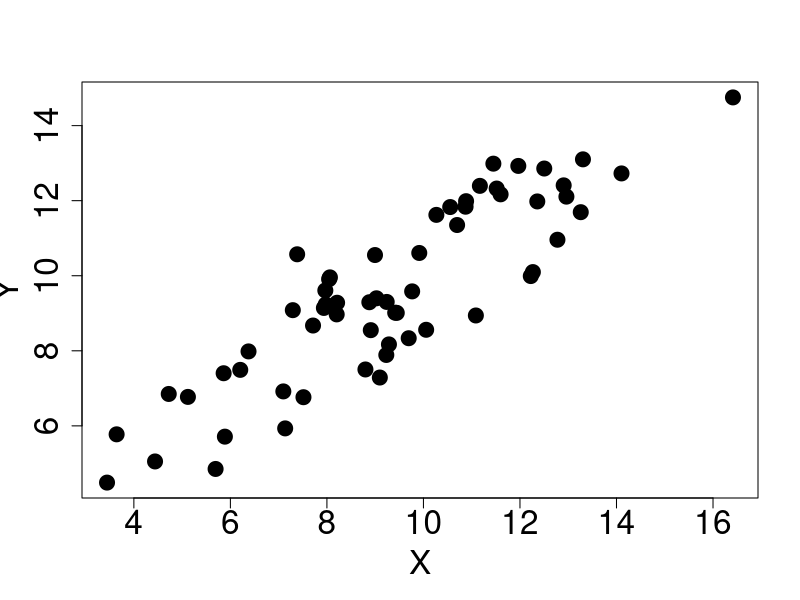
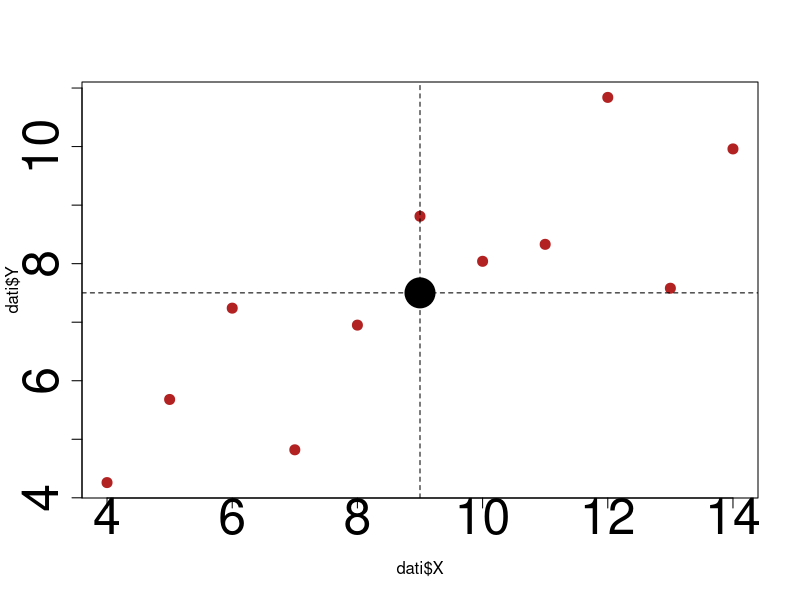
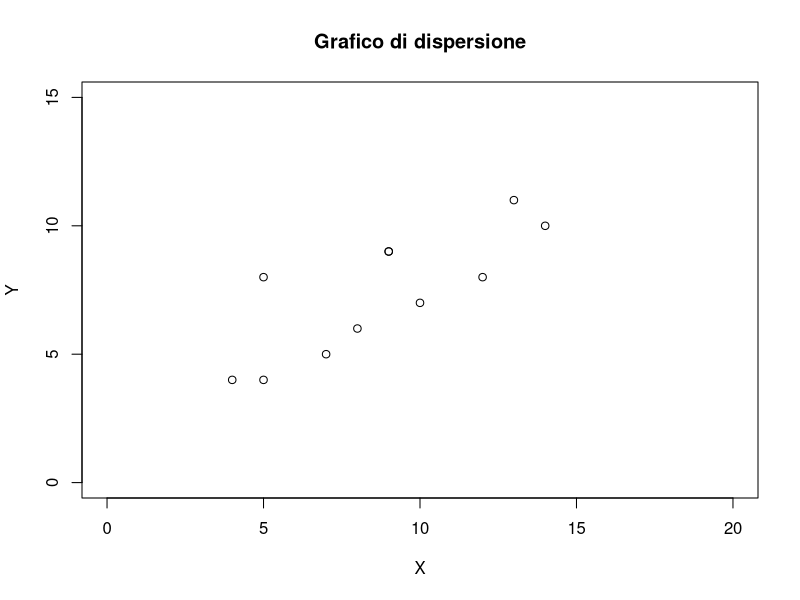
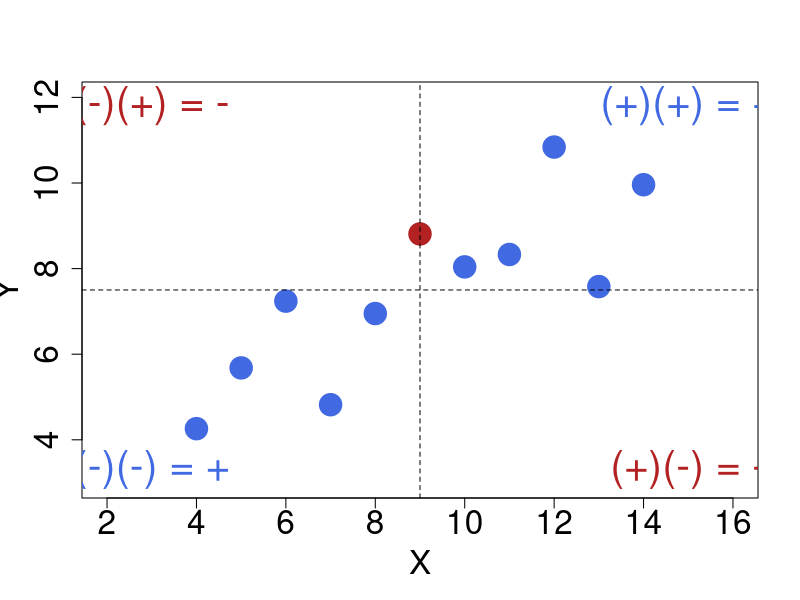
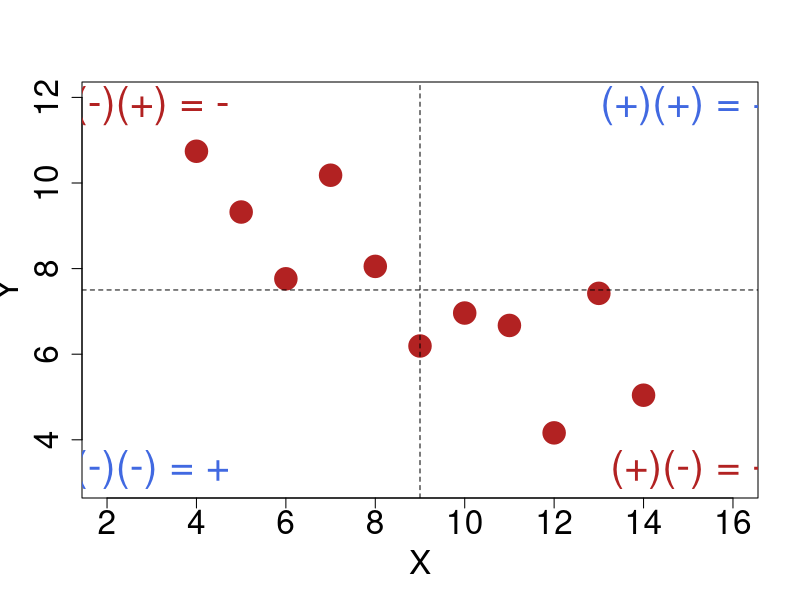
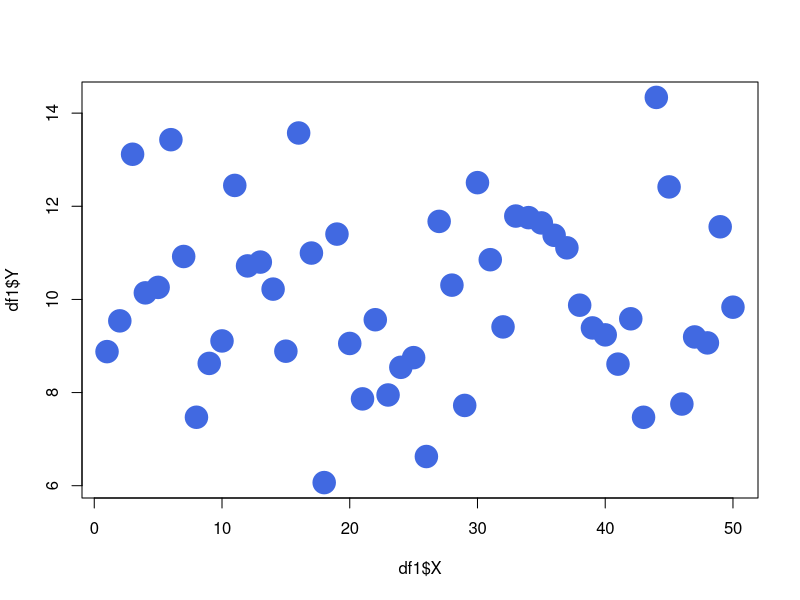
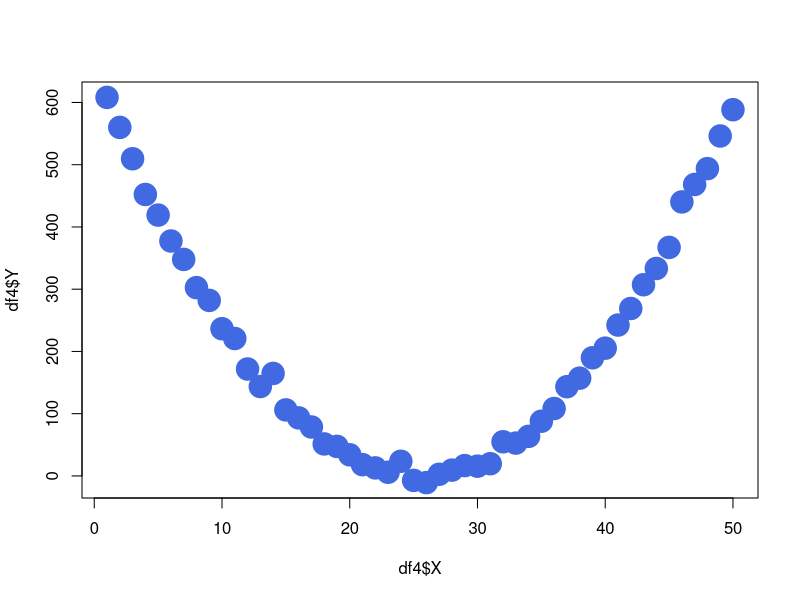
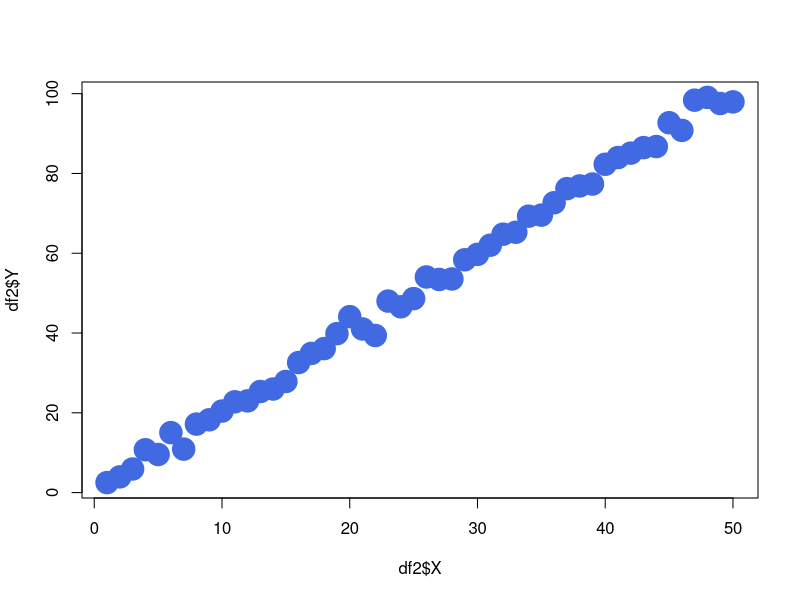

Recreate these plots in R, in order. (Note: this script raises an error after producing the figures.)
## ---- chunk 1
#| echo: false
#| out-width: 45%
#| fig-align: center
set.seed(10)
xr <- rnorm(60, 10, 3)
yr <- 2 + 0.8 * xr + rnorm(60, 0, 1.2)
plot(xr, yr, pch = 19, cex = 2, xlab = "X", ylab = "Y",
     cex.axis = 2, cex.lab = 2)
## ---- chunk 2
#| echo: false
dati <- data.frame(
  X = c(10, 8, 13, 9, 11, 14, 6, 4, 12, 7, 5),
  Y = c(8.04, 6.95, 7.58, 8.81, 8.33, 9.96, 7.24, 4.26, 10.84, 4.82, 5.68)
)

## ---- chunk 3
#| echo:  false
#| fig-cap: Grafico a dispersione delle variabili X e Y
#| fig-align: center
plot(dati$X, dati$Y, cex = 2, cex.axis =3, pch = 20, col = "firebrick")
abline(v = mean(dati$X), lty=2)
abline(h = mean(dati$Y), lty=2)
points(mean(dati$X), mean(dati$Y), pch=19, cex = 4)
## ---- chunk 4
#| echo: false
dati

## ---- chunk 5
#| out-width: 60%
#| fig-align: center
X <- c(9,8,12,9,10,14,5,4,13,7,5)
Y <- c(9,6,8,9,7,10,8,4,11,5,4)
plot(X,Y,main="Grafico di dispersione", xlim=c(0,20),ylim=c(0,15))
## ---- chunk 6
#| echo: false
#| out-width: 100%
#| fig-align: center
prod_scarti <- (dati$X - mean(dati$X)) * (dati$Y - mean(dati$Y))
plot(dati$X, dati$Y, pch = 19, cex = 3,
     col = ifelse(prod_scarti > 0, "royalblue", "firebrick"),
     xlab = "X", ylab = "Y", cex.axis = 2, cex.lab = 2,
     xlim = c(2, 16), ylim = c(3, 12))
abline(v = mean(dati$X), lty = 2)
abline(h = mean(dati$Y), lty = 2)
text(15, 11.8, "(+)(+) = +", cex = 2.5, col = "royalblue")
text(3, 3.3, "(-)(-) = +", cex = 2.5, col = "royalblue")
text(3, 11.8, "(-)(+) = -", cex = 2.5, col = "firebrick")
text(15, 3.3, "(+)(-) = -", cex = 2.5, col = "firebrick")
## ---- chunk 7
#| echo: false
#| out-width: 100%
#| fig-align: center
dati_neg <- data.frame(X = dati$X, 
                       Y = 2 * mean(dati$Y) - dati$Y)   # Y specchiata attorno alla media

prod_scarti_neg <- (dati_neg$X - mean(dati_neg$X)) * (dati_neg$Y - mean(dati_neg$Y))
plot(dati_neg$X, dati_neg$Y, pch = 19, cex = 3,
     col = ifelse(prod_scarti_neg > 0, "royalblue", "firebrick"),
     xlab = "X", ylab = "Y", cex.axis = 2, cex.lab = 2,
     xlim = c(2, 16), ylim = c(3, 12))
abline(v = mean(dati_neg$X), lty = 2)
abline(h = mean(dati_neg$Y), lty = 2)
text(15, 11.8, "(+)(+) = +", cex = 2.5, col = "royalblue")
text(3, 3.3, "(-)(-) = +", cex = 2.5, col = "royalblue")
text(3, 11.8, "(-)(+) = -", cex = 2.5, col = "firebrick")
text(15, 3.3, "(+)(-) = -", cex = 2.5, col = "firebrick")
## ---- chunk 8
#| echo: false

set.seed(123)  # per riproducibilità

# --- dataset 1: cov ~ 0 (indipendenti con rumore) ---
X1 <- 1:50
Y1 <- rnorm(length(X1), mean = 10, sd = 2)
df1 <- data.frame(X = X1, Y = Y1)

# --- dataset 2: cov > 0 (relazione positiva + rumore) ---
X2 <- X1
Y2 <- 2*X2 + rnorm(length(X1), mean = 0, sd = 2)
df2 <- data.frame(X = X2, Y = Y2)

# --- dataset 3: cov < 0 (relazione negativa + rumore) ---
X3 <- X1
Y3 <- -1.5*X3 + rnorm(length(X1), mean = 0, sd = 10)
df3 <- data.frame(X = X3, Y = Y3)

# --- dataset 4: cov ~ 0 ma relazione NON lineare ---
X4 <- X1
Y4 <- (X4 - mean(X4))^2 + rnorm(length(X1), mean = 0, sd = 10)  # parabola con rumore
df4 <- data.frame(X = X4, Y = Y4)

# Visualizzo i dataframe e le covarianze campionarie
mycov = list(
  df1 = df1,
  cov_df1 = cov(df1$X, df1$Y),
  df2 = df2,
  cov_df2 = cov(df2$X, df2$Y),
  df3 = df3,
  cov_df3 = cov(df3$X, df3$Y),
  df4 = df4,
  cov_df4 = cov(df4$X, df4$Y)
)
## ---- chunk 9
#| echo: false
#| layout-ncol: 2
#| layout-nrow: 2
#| label: fig-CovExamples
#| out-width: 60%
#| fig-cap: "Covarianza"
#| fig-subcap:
#|   - "Cov = 0"
#|   - "Cov = 0"
#|   - "Cov > 0"
#|   - "Cov < 0"

plot(df1$X, df1$Y, pch = 19, col = "royalblue", cex = 3)
plot(df4$X, df4$Y, pch = 19, col = "royalblue", cex = 3)
plot(df2$X, df2$Y, pch = 19, col = "royalblue", cex = 3)
plot(df3$X, df3$Y, pch = 19, col = "royalblue", cex = 3)
## ---- chunk 10
#| echo: false
bimbo <- data.frame(eta = c(3, 6, 9, 12, 24, 36),
                    peso = c(6, 8, 9, 10, 13, 20))
## ---- chunk 11
#| echo: false
bimbo
## ---- chunk 12
#| echo: false
#| fig-cap: Grafico a dispersione
plot(bimbo$eta, bimbo$peso, pch = 19, cex = 3,
     xlab = "Età (mesi)", ylab = "Peso (kg)", cex.lab = 2, cex.axis = 2)
abline(v = mean(bimbo$eta), lty = 2)
abline(h = mean(bimbo$peso), lty = 2)
## ---- chunk 13
#| echo: false
calcolo <- data.frame(x = bimbo$eta, y = bimbo$peso,
                      sx = bimbo$eta - mean(bimbo$eta),
                      sy = bimbo$peso - mean(bimbo$peso))
calcolo$prodotto <- calcolo$sx * calcolo$sy
colnames(calcolo) <- c("x", "y", "x - media(x)", "y - media(y)", "prodotto")
calcolo
## ---- chunk 14
X <- c(9,8,12,9,10,14,5,4,13,7,5)
Y <- c(9,6,8,9,7,10,8,4,11,5,4)
Z <- -Y
cov(X,Y)
cov(X,Z)
cov(bimbo$eta, bimbo$peso)
## ---- chunk 15
#| echo: false
#| fig-align: center
#| out-width: 100%
set.seed(2)
xx <- seq(1, 20, length.out = 30)
par(mfrow = c(1, 3), mar = c(5, 5, 6, 2))
plot(xx, 3 + 2 * xx, pch = 19, cex = 2, xlab = "X", ylab = "Y",
     main = "r = +1", cex.main = 3, cex.lab = 2.5, cex.axis = 2)
plot(xx, 50 - 2 * xx, pch = 19, cex = 2, xlab = "X", ylab = "Y",
     main = "r = -1", cex.main = 3, cex.lab = 2.5, cex.axis = 2)
plot(xx, (xx - mean(xx))^2, pch = 19, cex = 2, xlab = "X", ylab = "Y",
     main = paste("r =", round(cor(xx, (xx - mean(xx))^2), 2)),
     cex.main = 3, cex.lab = 2.5, cex.axis = 2)
## ---- chunk 16
#| echo: true
X <- c(9,8,12,9,10,14,5,4,13,7,5)
Y <- c(9,6,8,9,7,10,8,4,11,5,4)
Z <- -Y
cor(X,Y)
cor(X,Z)
## ---- chunk 17
cov(bimbo$eta, bimbo$peso) / (sd(bimbo$eta) * sd(bimbo$peso))
cor(bimbo$eta, bimbo$peso)
## ---- chunk 18
#| echo: false
library(MASS)

set.seed(123)  # per riproducibilità

n <- 100  # numero di osservazioni

# --- 1. Cov > 0 (correlazione positiva) ---
mu1 <- c(10, 10)                 # medie
Sigma1 <- matrix(c(20, 15,       # var(X), cov(X,Y)
                   15, 20), 2)   # cov(Y,X), var(Y)
pos <- mvrnorm(n, mu = mu1, Sigma = Sigma1)

# --- 2. Cov < 0 (correlazione negativa) ---
mu2 <- c(10, 10)
Sigma2 <- matrix(c(20, -15,
                  -15, 20), 2)
neg <- mvrnorm(n, mu = mu2, Sigma = Sigma2)

# --- 3. Cov ~ 0 (nessuna correlazione) ---
mu3 <- c(10, 10)
Sigma3 <- matrix(c(20, 0,
                    0, 20), 2)
null <- mvrnorm(n, mu = mu3, Sigma = Sigma3)

# Controllo covarianze e correlazioni
mylist = list(
  cov_pos  = cov(pos)[1,2],
  cor_pos  = cor(pos)[1,2],
  cov_neg  = cov(neg)[1,2],
  cor_neg  = cor(neg)[1,2],
  cov_null = cov(null)[1,2],
  cor_null = cor(null)[1,2]
)

# Grafici
par(mfrow=c(1,3))
plot(pos, xlab="X1", ylab="Y1", main=paste("cov = ",  round(mylist$cov_pos, 2), ", r = ", round(mylist$cor_pos, 2)), pch = 19, cex = 2, cex.main = 2, xlim=c(-0.20,20))
plot(neg, xlab="X2", ylab="Y2", main=paste("cov = ",  round(mylist$cov_neg, 2), ", r = ", round(mylist$cor_neg, 2)), pch = 19, cex = 2, cex.main = 2, xlim=c(-0.20,20))
plot(null, xlab="X3", ylab="Y3", main=paste("cov = ",  round(mylist$cov_null, 2), ", r = ", round(mylist$cor_null, 2)), pch = 19, cex = 2, cex.main = 2, xlim=c(-0.20,20))
## ---- chunk 19
#| echo: false
#| fig-align: center
knitr::include_graphics("cor2.jpg")
## ---- chunk 20
#| echo:  false
#| fig-align: center


par(mfrow=c(1,1))
plot(dati$X, dati$Y, pch=19, cex=2)
abline(v = mean(dati$X), lty=2)
abline(h = mean(dati$Y), lty=2)
points(mean(dati$X), mean(dati$Y), pch=19, cex = 4, col ="firebrick")
## ---- chunk 21
#| echo: false
dati

## ---- chunk 22
#| echo: false
#| out-width: 70%
#| fig-cap: Una retta che passi attraverso le coppie di osservazioni
set.seed(999)
mymodel = lm(Y ~ X)
plot(X, Y, pch = 19, cex = 2)
abline(mymodel, col = "firebrick", lwd = 2)
## ---- chunk 23
#| echo: false
#| out-width: 70%
#| fig-cap: Ma quale retta?
plot(X, Y, pch = 19, cex = 2)

y1 = rnorm(20, sd = 2)
x1 = rnorm(20, sd = 2)
abline(mymodel, col = "firebrick", lwd = 2)
for (i in 1:length(x1)) {
  abline(mymodel$coefficients[1] + y1[i],
         mymodel$coefficients[2], col = i, lty = 2)
}
## ---- chunk 24
#| echo:  false
#| fig-align: center
plot(dati$X, dati$Y, pch=19, cex =2)
mod <- lm(Y ~ X, data = dati)

# Scatterplot con retta
abline(mod, col = "blue", lwd = 2)

# Aggiunta delle linee degli scarti
pred <- fitted(mod)
segments(dati$X, dati$Y, dati$X, pred, col = "red", lty = 2)
## ---- chunk 25
b <- cov(bimbo$eta, bimbo$peso) / var(bimbo$eta)
b0 <- mean(bimbo$peso) - b * mean(bimbo$eta)
c(b0, b)
cor(bimbo$eta, bimbo$peso) * sd(bimbo$peso) / sd(bimbo$eta)
## ---- chunk 26
#| echo: false

r = seq(-1,1, length.out= 1000)
plot(r, r^2, pch = 19, xlab = "r", ylab = expression(r^2),
     cex.lab =4, cex.axis=2)
## ---- chunk 27
#| echo: false
#| out-width: 80%
#| fig-align: center

set.seed(123)  # per riproducibilità

# Parametri della simulazione
n <- 50
beta0 <- 2
beta1 <- 1.5

# Genero X da una normale
X <- rnorm(n, mean = 10, sd = 5)

# Genero il rumore
epsilon <- rnorm(n, mean = 0, sd = 10)

# Costruisco Y
Y <- beta0 + beta1 * X + epsilon

# Regressione lineare
fit <- lm(Y ~ X)

# Predizioni
Y_hat <- fitted(fit)

# Grafico
plot(X, Y, pch = 19, col = "black",
     xlab = "X", ylab = "Y", ylim = c(min(Y, Y_hat), max(Y, Y_hat)))
abline(fit)

# Aggiungo i residui
segments(X, Y, X, Y_hat, lty = 2)
## ---- chunk 28
#| echo: false
#| out-width: 80%
#| fig-align: center
set.seed(123)  # per riproducibilità

# Parametri della simulazione
n <- 50
beta0 <- 2
beta1 <- -2

# Genero X da una normale
X <- rnorm(n, mean = 10, sd = 5)

# Genero il rumore
epsilon <- rnorm(n, mean = 0, sd = 5)

# Costruisco Y
Y <- beta0 + beta1 * X + epsilon

# Regressione lineare
fit <- lm(Y ~ X)

# Predizioni
Y_hat <- fitted(fit)

# Grafico
plot(X, Y, pch = 19, col = "black",
     xlab = "X", ylab = "Y", ylim = c(min(Y, Y_hat), max(Y, Y_hat)))
abline(fit)

# Aggiungo i residui
segments(X, Y, X, Y_hat, lty = 2)
## ---- chunk 29
#| echo: false
#| out-width: 80%
#| fig-align: center


set.seed(123)  # per riproducibilità

# Parametri della simulazione
n <- 50
beta0 <- 2
beta1 <- 3

# Genero X da una normale
X <- rnorm(n, mean = 10, sd = 5)

# Genero il rumore
epsilon <- rnorm(n, mean = 0, sd = 3)

# Costruisco Y
Y <- beta0 + beta1 * X + epsilon

# Regressione lineare
fit <- lm(Y ~ X)

# Predizioni
Y_hat <- fitted(fit)

# Grafico
plot(X, Y, pch = 19, col = "black",
     xlab = "X", ylab = "Y", ylim = c(min(Y, Y_hat), max(Y, Y_hat)))
abline(fit)

# Aggiungo i residui
segments(X, Y, X, Y_hat, lty = 1.2)
## ---- chunk 30
#| echo: false
#| out-width: 80%
#| fig-align: center
set.seed(123)  # per riproducibilità

# Parametri della simulazione
n <- 50
beta0 <- 2
beta1 <- -0.2

# Genero X da una normale
X <- rnorm(n, mean = 10, sd = 5)

# Genero il rumore
epsilon <- rnorm(n, mean = 0, sd = 10)

# Costruisco Y
Y <- beta0 + beta1 * X + epsilon

# Regressione lineare
fit <- lm(Y ~ X)

# Predizioni
Y_hat <- fitted(fit)

# Grafico
plot(X, Y, pch = 19, col = "black",
     xlab = "X", ylab = "Y", ylim = c(min(Y, Y_hat), max(Y, Y_hat)))
abline(fit)

# Aggiungo i residui
segments(X, Y, X, Y_hat, lty = 2)
## ---- chunk 31
lm(bimbo$peso~bimbo$eta)
## ---- chunk 32
#| echo: false
#| fig-align: center
#| out-width: 70%
set.seed(123)
n <- 100
beta0 <- 1
beta1 <- 2
rho <- 1.0
sigma_u <- 1
x = rnorm(n)
e = rnorm(length(x), sd= 3)
y <- beta0 + beta1 * x + e

fit <- lm(y ~ x)
plot(x, e, pch = 19, cex = 1.5, xlab = "x", ylab = "residui",
     cex.axis = 2, cex.lab = 2)
abline(0,0, lwd = 2, col ="firebrick")
abline(lm(e ~x), col ="royalblue4", lwd = 2, lty = 2)

## ---- chunk 33
#| echo: false
#| fig-align: center
#| out-width: 70%
set.seed(123)
n <- 100
beta0 <- 1
beta1 <- 2
rho <- 1.0
sigma_u <- 1
x = rnorm(n)
e = rnorm(length(x), sd= 3)
y <- beta0 + beta1 * x + e

fit <- lm(y ~ x)
plot(x, e, pch = 19, cex = 1.5, xlab = "x", ylab = "residui",
     cex.axis = 2, cex.lab = 2)
abline(0,0, lwd = 2, col ="firebrick")
abline(lm(e ~x), col ="royalblue4", lwd = 2, lty = 2)
## ---- chunk 34
#| echo: false
#| fig-align: center
#| out-width: 70%
ecorr = x+rnorm(length(x), sd= 1)
ycorr <- beta0 + beta1 * x + ecorr

fitcorr <- lm(ycorr ~ x)
plot(x, ecorr, pch = 19, cex = 1.5, xlab = "x", ylab = "residui",
     cex.axis = 2, cex.lab = 2, ylim=-c(4,-4))
abline(0,0, lwd = 2, col ="firebrick")
abline(lm(ycorr ~x), col ="royalblue4", lwd = 2, lty = 2)
## ---- chunk 35
#| echo: false
#| fig-align: center
#| out-width: 70%
ecorr = x+rnorm(length(x), sd= 1)
ycorr <- beta0 + beta1 * x + ecorr

fitcorr <- lm(ycorr ~ x)
plot(x, ecorr, pch = 19, cex = 1.5, xlab = "x", ylab = "residui",
     cex.axis = 2, cex.lab = 2, ylim=-c(4,-4))
abline(0,0, lwd = 2, col ="firebrick")
abline(lm(ecorr ~x), col ="royalblue4", lwd = 2, lty = 2)
## ---- chunk 36
#| echo: false
set.seed(42)
studio <- data.frame(ore = round(runif(80, 0, 20), 1))
studio$voto <- round(15 + 0.6 * studio$ore + rnorm(80, 0, 2), 1)
## ---- chunk 37
#| echo: true
#| out-width: 55%
#| fig-align: center
head(studio)
modello <- lm(voto ~ ore, data = studio)
modello
## ---- chunk 38
#| echo: true
studio$attesi <- fitted(modello)      # y cappello
studio$residui <- residuals(modello)  # y - y cappello
head(studio)
## ---- chunk 39
#| echo: true
# i residui sono semplicemente osservati - attesi
head(studio$voto - studio$attesi)
## ---- chunk 40
#| echo: true
mean(studio$residui)
## ---- chunk 41
#| echo: true
summary(studio$residui)
## ---- chunk 42
#| echo: true
#| out-width: 55%
#| fig-align: center
plot(studio$ore, studio$residui, pch = 19,
     xlab = "ore", ylab = "residui")
abline(h = 0, col = "firebrick", lwd = 2)
## ---- chunk 43
#| echo: false
set.seed(42)
nonlin <- data.frame(x = runif(80, 0, 10))
nonlin$y <- 5 + 0.8 * (nonlin$x - 5)^2 + rnorm(80, 0, 2)
mod_nonlin <- lm(y ~ x, data = nonlin)
nonlin$residui <- residuals(mod_nonlin)
## ---- chunk 44
#| echo: false
#| fig-align: center
#| out-width: 90%
par(mfrow = c(1, 2), mar = c(5, 5, 4, 2))
plot(nonlin$x, nonlin$y, pch = 19, cex = 1.5, xlab = "x", ylab = "y",
     main = "Dati e retta", cex.main = 2, cex.lab = 2, cex.axis = 1.5)
abline(mod_nonlin, col = "royalblue4", lwd = 2)
plot(nonlin$x, nonlin$residui, pch = 19, cex = 1.5, xlab = "x", ylab = "residui",
     main = "Residui", cex.main = 2, cex.lab = 2, cex.axis = 1.5)
abline(h = 0, col = "firebrick", lwd = 2)
## ---- chunk 45
#| echo: true
#| out-width: 55%
#| fig-align: center
hist(studio$residui, freq = FALSE, xlab = "residui", col = "gray90")
curve(dnorm(x, mean = 0, sd = sd(studio$residui)), 
      add = TRUE, col = "firebrick", lwd = 2)
## ---- chunk 46
#| echo: true
#| out-width: 50%
#| fig-align: center
qqnorm(studio$residui, pch = 19)
qqline(studio$residui, col = "firebrick", lwd = 2)
## ---- chunk 47
#| echo: false
set.seed(42)
asim <- data.frame(x = runif(80, 0, 10))
asim$y <- 2 + 1.5 * asim$x + rexp(80, rate = 0.3)
mod_asim <- lm(y ~ x, data = asim)
asim$residui <- residuals(mod_asim)
## ---- chunk 48
#| echo: false
#| fig-align: center
#| out-width: 80%
par(mfrow = c(1, 2), mar = c(5, 5, 4, 2))
hist(asim$residui, freq = FALSE, main = "Istogramma",
     xlab = "residui", col = "gray90", cex.main = 2, cex.lab = 2, cex.axis = 1.5)
curve(dnorm(x, mean = 0, sd = sd(asim$residui)),
      add = TRUE, col = "firebrick", lwd = 2)
qqnorm(asim$residui, pch = 19, main = "Q-Q plot",
       cex.main = 2, cex.lab = 2, cex.axis = 1.5)
qqline(asim$residui, col = "firebrick", lwd = 2)
## ---- chunk 49
#| echo: true
#| out-width: 55%
#| fig-align: center
plot(studio$attesi, studio$residui, pch = 19,
     xlab = "valori attesi", ylab = "residui")
abline(h = 0, col = "firebrick", lwd = 2)
## ---- chunk 50
#| echo: false
set.seed(42)
etero <- data.frame(x = runif(80, 0, 10))
etero$y <- 2 + 1.5 * etero$x + rnorm(80, 0, 0.5 + 0.6 * etero$x)
mod_etero <- lm(y ~ x, data = etero)
etero$attesi <- fitted(mod_etero)
etero$residui <- residuals(mod_etero)
## ---- chunk 51
#| echo: false
#| fig-align: center
#| out-width: 80%
par(mfrow = c(1, 2), mar = c(5, 5, 4, 2))
plot(etero$x, etero$y, pch = 19, cex = 1.5, xlab = "x", ylab = "y",
     main = "Dati e retta", cex.main = 2, cex.lab = 2, cex.axis = 1.5)
abline(mod_etero, col = "royalblue4", lwd = 2)
plot(etero$attesi, etero$residui, pch = 19, cex = 1.5,
     xlab = "valori attesi", ylab = "residui",
     main = "Residui", cex.main = 2, cex.lab = 2, cex.axis = 1.5)
abline(h = 0, col = "firebrick", lwd = 2)
## ---- chunk 52
#| echo: true
#| out-width: 45%
#| fig-align: center
plot(studio$residui, type = "b", pch = 19,
     xlab = "ordine di raccolta", ylab = "residui")
abline(h = 0, col = "firebrick", lwd = 2)
## ---- chunk 53
#| echo: false
dat <- data.frame(
  soggetto = 1:10,
  eta = c(6, 6, 7, 8, 8, 9, 10, 10, 11, 12),
  statura = c(110, 119, 125, 123, 133, 129, 140, 142, 138, 150)
)
type <- c(rep("normal", 10), "weird")

disegna_caso <- function(nuovo, posizione_legenda) {
  newdati <- rbind(dat, nuovo)
  newdati$type <- type
  plot(newdati$eta, newdati$statura, cex = 2,
       xlab = "Età", ylab = "Statura (cm)",
       ylim = c(105, 190), xlim = c(4, 20),
       pch = ifelse(newdati$type == "normal", 19, 17),
       col = ifelse(newdati$type == "normal", "royalblue", "salmon"),
       cex.lab = 1.5, cex.axis = 1.5)
  abline(lm(statura ~ eta, data = dat), lwd = 2, lty = 2)
  abline(lm(statura ~ eta, data = newdati), lwd = 2, col = "firebrick")
  legend(posizione_legenda, col = c("black", "firebrick"), lty = c(2, 1),
         lwd = 2, legend = c("Senza", "Con"), cex = 1.5)
}
## ---- chunk 54
#| echo: false
#| out-width: 75%
#| fig-align: center
disegna_caso(c(soggetto = 11, eta = 9, statura = 155), "bottomright")
## ---- chunk 55
#| echo: false
#| out-width: 75%
#| fig-align: center
disegna_caso(c(soggetto = 11, eta = 18, statura = 182), "bottomright")
## ---- chunk 56
#| echo: false
#| out-width: 75%
#| fig-align: center
disegna_caso(c(soggetto = 11, eta = 18, statura = 120), "topleft")
## ---- chunk 57
#| echo: true
influente <- rbind(dat, c(soggetto = 11, eta = 18, statura = 120))
mod_inf <- lm(statura ~ eta, data = influente)
influente$leva <- hatvalues(mod_inf)
influente$cook <- cooks.distance(mod_inf)
## ---- chunk 58
#| echo: true
round(influente, 2)
## ---- chunk 59
#| echo: true
#| out-width: 50%
#| fig-align: center
plot(influente$cook, type = "h", lwd = 3,
     xlab = "osservazione", ylab = "distanza di Cook")
abline(h = 4 / nrow(influente), col = "firebrick", lty = 2, lwd = 2)
## ---- chunk 60
#| echo: true
which(influente$cook > 4 / nrow(influente))
